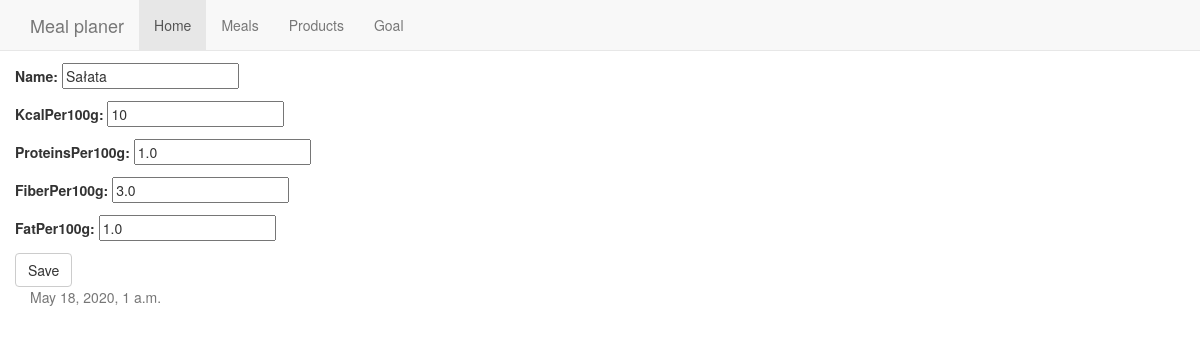
The app's page /products/8/ with its own data.
### MealPlaner/models.py (models this page shows)
class Product(models.Model):
    id=models.AutoField(auto_created=True, primary_key=True)
    name=models.CharField(max_length=40)
    kcalPer100g=models.IntegerField()
    proteinsPer100g=models.FloatField()
    fiberPer100g=models.FloatField()
    fatPer100g=models.FloatField()

### MealPlaner/views.py (the view)
# urls.py: path('products/<pk>/',product_single),
def product_single(request,pk):
    if (pk == 'new'):
        product = Product()
        form = ProductForm()
    else:
        product = Product.objects.get(id=pk)
        form=ProductForm(instance=product)
    if request.method == "POST":
        form = ProductForm(request.POST,instance=product)
        if form.is_valid():
            form.save()
    context={
        'form':form,
        'current_date': datetime.now(),
    }
    return render(request,'forms/product.html',context)

### MealPlaner/forms.py
class ProductForm(forms.ModelForm):
    class Meta:
        model=Product
        fields=('name','kcalPer100g','proteinsPer100g','fiberPer100g','fatPer100g')

### MealPlaner/templates/forms/product.html
{% extends 'base.html' %}
{% block content %}
    <div class="row">
        <h2>Product</h2>
        <form method="POST" class="post-form">{% csrf_token %}
            {{ form.as_p }}
            <button type="submit" class="save btn btn-default">Save</button>
        </form>
    </div>
{% endblock %}

### records on screen
Product: name "Sałata", kcalPer100g "10", proteinsPer100g "1.0", fiberPer100g "3.0", fatPer100g "1.0"
